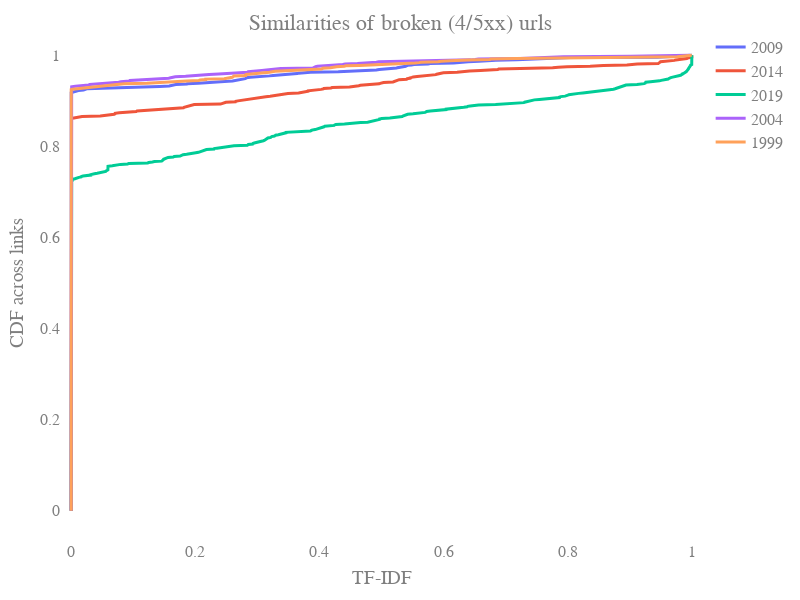
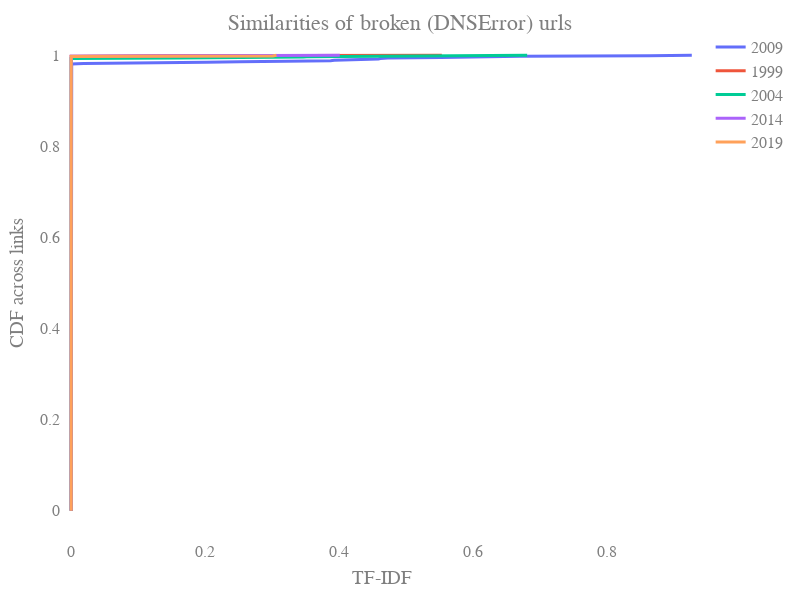

The notebook cell these images were saved under, in order:
### Markdown cell above
## Similarity on searched results of broken page
- Broken page contains 45xx, DNS, home-redirect, nonhome-redirect, and no-redirect

### Code cell
searched_urls = db.search_meta.aggregate([
    {"$match": {"usage": "represent"}},
    {"$lookup": {
        "from": "url_broken",
        "localField": "url",
        "foreignField": "_id",
        "as": "stat"
    }},
    {"$project": {"_id": False, 'url': True, 'stat': True, 'similarity': True}},
])

simi_dict = defaultdict(lambda: defaultdict(list))
for obj in list(searched_urls):
    url, simi, stat = obj['url'], obj['similarity'], obj['stat'][0]
    status = url_utils.status_categories(stat['status'], stat['detail'])
    simi_dict[status][str(stat['year'])].append(simi)
for status, year_simi in simi_dict.items():
    df = pd.concat([pd.DataFrame({k: v}) for k, v in year_simi.items()], axis=1)
    plotly_utils.plot_CDF(df, xtitle='TF-IDF', ytitle="CDF across links", title='Similarities of broken ({}) urls'.format(status))

### Figure 1 — Plotly figure (JSON) as saved in the notebook; plotly's stock layout.template omitted (floating-point values rounded to 4 significant figures; data arrays with more than 128 entries replaced by an {"elided": "..."} marker saying what was removed)
{"data": [{"line": {"width": 3}, "mode": "lines", "name": "2009", "type": "scatter", "x": {"elided": "997 float values"}, "y": {"elided": "997 float values"}}, {"line": {"width": 3}, "mode": "lines", "name": "2014", "type": "scatter", "x": {"elided": "990 float values"}, "y": {"elided": "990 float values"}}, {"line": {"width": 3}, "mode": "lines", "name": "2019", "type": "scatter", "x": {"elided": "982 float values"}, "y": {"elided": "982 float values"}}, {"line": {"width": 3}, "mode": "lines", "name": "2004", "type": "scatter", "x": {"elided": "998 float values"}, "y": {"elided": "998 float values"}}, {"line": {"width": 3}, "mode": "lines", "name": "1999", "type": "scatter", "x": {"elided": "995 float values"}, "y": {"elided": "995 float values"}}], "layout": {"autosize": false, "font": {"color": "#7f7f7f", "family": "Time New Roman", "size": 16}, "height": 600, "margin": {"b": 50, "l": 50, "pad": 4, "r": 50, "t": 30}, "plot_bgcolor": "rgba(0, 0, 0, 0)", "title": {"text": "Similarities of broken (4/5xx) urls", "x": 0.5, "yanchor": "top"}, "width": 800, "xaxis": {"range": [-0.01, 1.01], "title": {"text": "TF-IDF"}, "type": "linear"}, "yaxis": {"autorange": true, "range": [-0.05556, 1.056], "title": {"text": "CDF across links"}, "type": "linear"}}}

### Figure 2 — Plotly figure (JSON) as saved in the notebook; plotly's stock layout.template omitted (floating-point values rounded to 4 significant figures; data arrays with more than 128 entries replaced by an {"elided": "..."} marker saying what was removed)
{"data": [{"line": {"width": 3}, "mode": "lines", "name": "2009", "type": "scatter", "x": {"elided": "1000 float values"}, "y": {"elided": "1000 float values"}}, {"line": {"width": 3}, "mode": "lines", "name": "1999", "type": "scatter", "x": {"elided": "1000 float values"}, "y": {"elided": "1000 float values"}}, {"line": {"width": 3}, "mode": "lines", "name": "2004", "type": "scatter", "x": {"elided": "1000 float values"}, "y": {"elided": "1000 float values"}}, {"line": {"width": 3}, "mode": "lines", "name": "2014", "type": "scatter", "x": {"elided": "1000 float values"}, "y": {"elided": "1000 float values"}}, {"line": {"width": 3}, "mode": "lines", "name": "2019", "type": "scatter", "x": {"elided": "744 float values"}, "y": {"elided": "744 float values"}}], "layout": {"autosize": false, "font": {"color": "#7f7f7f", "family": "Time New Roman", "size": 16}, "height": 600, "margin": {"b": 50, "l": 50, "pad": 4, "r": 50, "t": 30}, "plot_bgcolor": "rgba(0, 0, 0, 0)", "title": {"text": "Similarities of broken (DNSError) urls", "x": 0.5, "yanchor": "top"}, "width": 800, "xaxis": {"range": [-0.009273, 0.9366], "title": {"text": "TF-IDF"}, "type": "linear"}, "yaxis": {"autorange": true, "range": [-0.05556, 1.056], "title": {"text": "CDF across links"}, "type": "linear"}}}
